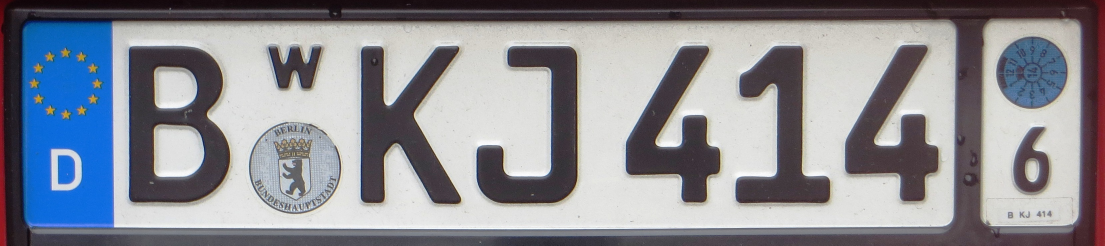
#> input picture Special_license_plate_Germany_Berlin.JPG, 3314 x 736 px, found by its file name (shown at 1/3 size)
$ jupyter execute --allow-errors vrpReaderTest.ipynb
#> lines starting #> are read from the running program, lines starting #| are printed output that depends on the picture; after the words box and inside, x2 and y2 are one past the last pixel; in counts of white or black regions, pixels touching at a corner belong together
[cell 1]
import cv2
import pytesseract
import imutils

[cell 2]
# Grayscale, Gaussian blur, Otsu's threshold
image = cv2.imread('Special_license_plate_Germany_Berlin.JPG')
#> image is the input picture: shape (736, 3314, 3); mean B, G, R 148.8, 141.3, 139.9

[cell 3]
image = imutils.resize(image, width = 500)
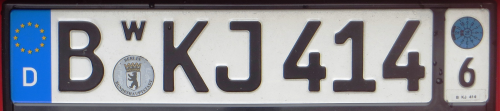
#> image: shape (111, 500, 3); mean B, G, R 148.8, 141.3, 139.9

[cell 4]
gray = cv2.cvtColor(image, cv2.COLOR_BGR2GRAY)
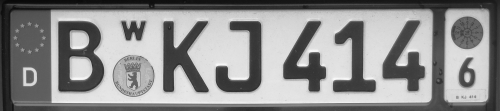
#> gray: shape (111, 500); min 9, max 249, mean 141.7
blur = cv2.GaussianBlur(gray, (3,3), 0)
thresh = cv2.threshold(blur, 0, 255, cv2.THRESH_BINARY_INV + cv2.THRESH_OTSU)[1]
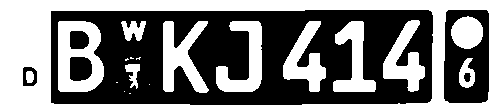
#> thresh: shape (111, 500); 48.8% white; 19 white regions (7 under 20 px), largest, box (x1, y1, x2, y2) and area: (0, 0, 500, 111) 15513, (58, 21, 104, 92) 2135, (163, 21, 209, 93) 1777

[cell 5]
# Morph open to remove noise and invert image
kernel = cv2.getStructuringElement(cv2.MORPH_RECT, (3,3))
opening = cv2.morphologyEx(thresh, cv2.MORPH_OPEN, kernel, iterations=1)
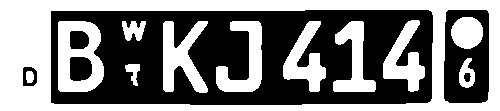
#> opening: shape (111, 500); 48.7% white; 12 white regions, largest, box (x1, y1, x2, y2) and area: (0, 0, 500, 111) 15509, (58, 21, 104, 92) 2135, (163, 21, 208, 93) 1775
invert = 255 - opening
